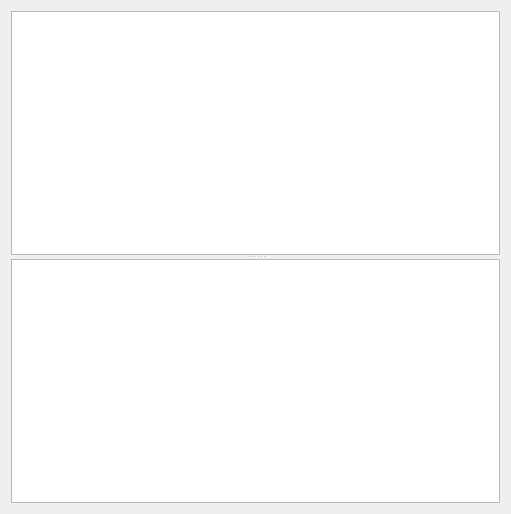
<?xml version="1.0" encoding="UTF-8"?>
<ui version="4.0">
 <class>PythonREPLQt</class>
 <widget class="QWidget" name="PythonREPLQt">
  <property name="geometry">
   <rect>
    <x>0</x>
    <y>0</y>
    <width>511</width>
    <height>514</height>
   </rect>
  </property>
  <property name="windowTitle">
   <string>REPL</string>
  </property>
  <layout class="QVBoxLayout" name="verticalLayout">
   <item>
    <widget class="QSplitter" name="splitter">
     <property name="orientation">
      <enum>Qt::Vertical</enum>
     </property>
     <widget class="QListWidget" name="outputDisplay"/>
     <widget class="QPlainTextEdit" name="codeEdit">
      <property name="sizePolicy">
       <sizepolicy hsizetype="Expanding" vsizetype="Preferred">
        <horstretch>0</horstretch>
        <verstretch>0</verstretch>
       </sizepolicy>
      </property>
      <property name="minimumSize">
       <size>
        <width>0</width>
        <height>0</height>
       </size>
      </property>
      <property name="maximumSize">
       <size>
        <width>16777215</width>
        <height>16777215</height>
       </size>
      </property>
      <property name="baseSize">
       <size>
        <width>0</width>
        <height>20</height>
       </size>
      </property>
     </widget>
    </widget>
   </item>
  </layout>
 </widget>
 <resources/>
 <connections/>
</ui>
